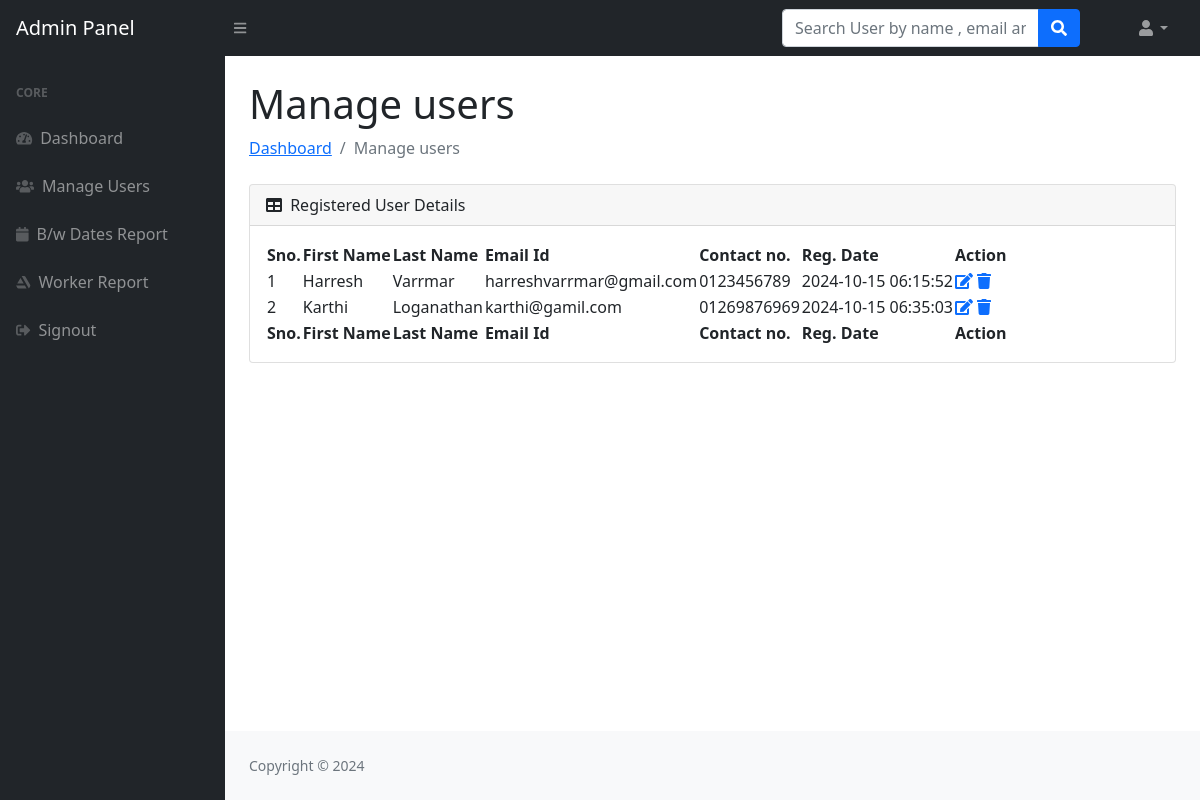
The page /CyberSages-main/admin/manage-users.php (signed in) on the database its author committed.
### tables this page shows
CREATE TABLE `users` (
  `id` int(11) NOT NULL,
  `fname` varchar(255) DEFAULT NULL,
  `lname` varchar(255) DEFAULT NULL,
  `email` varchar(255) DEFAULT NULL,
  `password` varchar(300) DEFAULT NULL,
  `contactno` varchar(11) DEFAULT NULL,
  `posting_date` timestamp NOT NULL DEFAULT current_timestamp()
);

### CyberSages-main/admin/manage-users.php (the view, shortened to what this page needs)
<?php session_start();
include_once('../includes/config.php');
if (strlen($_SESSION['adminid']==0)) {
  header('location:logout.php');
  } else{
   ?>
<!DOCTYPE html>
<html lang="en">
    <head>
        <link href="https://cdn.jsdelivr.net/npm/simple-datatables@latest/dist/style.css" rel="stylesheet" />
        <link href="../css/styles.css" rel="stylesheet" />
    </head>
    <body class="sb-nav-fixed">
      <?php include_once('includes/navbar.php');?>
        <div id="layoutSidenav">
         <?php include_once('includes/sidebar.php');?>
            <div id="layoutSidenav_content">
                <main>
                    <div class="container-fluid px-4">
                        <h1 class="mt-4">Manage users</h1>
                        <ol class="breadcrumb mb-4">
                            <li class="breadcrumb-item"><a href="dashboard.php">Dashboard</a></li>
                            <li class="breadcrumb-item active">Manage users</li>
                        </ol>
                        <div class="card mb-4">
                            <div class="card-header">
                                <i class="fas fa-table me-1"></i>
                                Registered User Details
                            </div>
                            <div class="card-body">
                                <table id="datatablesSimple">
                                    <thead>
                                        <tr>
                                             <th>Sno.</th>
                                  <th>First Name</th>
                                  <th> Last Name</th>
                                  <th> Email Id</th>
                                  <th>Contact no.</th>
                                  <th>Reg. Date</th>
                                  <th>Action</th>
                                        </tr>
                                    </thead>
                                    <tfoot>
                                        <tr>
                                             <th>Sno.</th>
                                  <th>First Name</th>
                                  <th> Last Name</th>
                                  <th> Email Id</th>
                                  <th>Contact no.</th>
                                  <th>Reg. Date</th>
                                  <th>Action</th>
                                        </tr>
                                    </tfoot>
                                    <tbody>
                                              <?php $ret=mysqli_query($con,"select * from users");
                              $cnt=1;
                              while($row=mysqli_fetch_array($ret))
                              {?>
                              <tr>
                              <td><?php echo $cnt;?></td>
                                  <td><?php echo $row['fname'];?></td>
                                  <td><?php echo $row['lname'];?></td>
                                  <td><?php echo $row['email'];?></td>
                                  <td><?php echo $row['contactno'];?></td>  <td><?php echo $row['posting_date'];?></td>
                                  <td>
                                     <a href="user-profile.php?uid=<?php echo $row['id'];?>">
                          <i class="fas fa-edit"></i></a>
                                     <a href="manage-users.php?id=<?php echo $row['id'];?>" onClick="return confirm('Do you really want to delete');"><i class="fa fa-trash" aria-hidden="true"></i></a>
                                  </td>
                              </tr>
                              <?php $cnt=$cnt+1; }?>
                                    </tbody>
                                </table>
                            </div>
                        </div>
                    </div>
                </main>
  <?php include('../includes/footer.php');?>
            </div>
        </div>
    </body>
</html>
<?php } ?>

### rows shown on the page
users: fname "Harresh", lname "Varrmar", email "harreshvarrmar@gmail.com", contactno "0123456789", posting_date "2024-10-15 06:15:52"
users: fname "Karthi", lname "Loganathan", email "karthi@gamil.com", contactno "01269876969", posting_date "2024-10-15 06:35:03"
